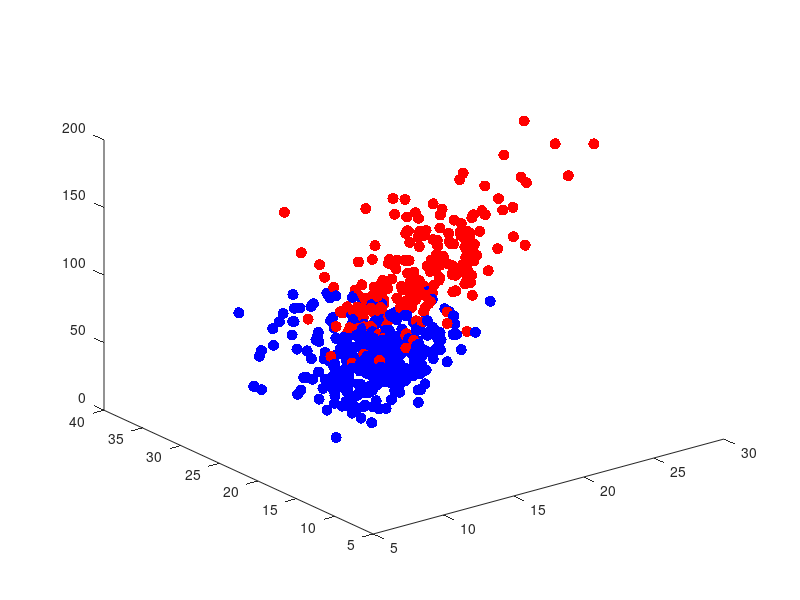

Here is the MATLAB script that generated this plot: (Note: this script raises an error after producing the figure.)
% clear all;
load Data_CR3.mat

figure(3);clf;
plot3(Data_30D(Y_30D==0,1),Data_30D(Y_30D==0,2),Data_30D(Y_30D==0,3),'b.','MarkerSize',24);
hold on;
plot3(Data_30D(Y_30D==1,1),Data_30D(Y_30D==1,2),Data_30D(Y_30D==1,3),'r.','MarkerSize',24);

bL30 = LinFit(Data_30D,Y_30D);

xm = (1-.1*sign(min(Data_30D(:,1))))*min(Data_30D(:,1));
% x maximum
xM = (1+.1*sign(max(Data_30D(:,1))))*max(Data_30D(:,1));
% y minimum
ym = (1-.1*sign(min(Data_30D(:,15))))*min(Data_30D(:,15));
% y maximum
yM = (1+.1*sign(max(Data_30D(:,15))))*max(Data_30D(:,15));
[xx,yy] = meshgrid(linspace(xm,xM,101),linspace(ym, yM, 101));
zz = -(bL30(2)*xx+bL30(16)*yy+bL30(1)-1/2)/bL30(31);
h = surf(xx,yy,zz);
shading interp
axis off
plot3(Classify_Data30D(:,1),Classify_Data30D(:,2),Classify_Data30D(:,3),'kx','MarkerSize',24);
%zlim([0.05 .2])

figure(4);clf;
plot3(Data_30D(Y_30D==0,7),Data_30D(Y_30D==0,8),Data_30D(Y_30D==0,9),'b.','MarkerSize',24);
hold on;
plot3(Data_30D(Y_30D==1,7),Data_30D(Y_30D==1,8),Data_30D(Y_30D==1,9),'r.','MarkerSize',24);

bN3 = NonLinFit(Data_30D,Y_30D);
zz = -(bN3(2)*xx+bN3(3)*yy+bN3(1))/bN3(4);
h = surf(xx,yy,zz);
shading interp
axis off
%zlim([0.05 .2])

plot3(Classify_Data30D(:,1),Classify_Data30D(:,2),Classify_Data30D(:,3),'kx','MarkerSize',24);